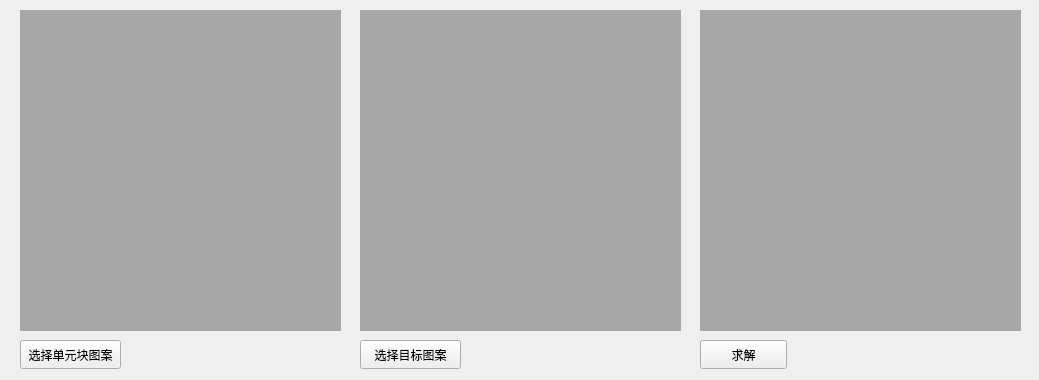
<?xml version="1.0" encoding="UTF-8"?>
<ui version="4.0">
 <class>MainWindow</class>
 <widget class="QMainWindow" name="MainWindow">
  <property name="geometry">
   <rect>
    <x>0</x>
    <y>0</y>
    <width>1039</width>
    <height>380</height>
   </rect>
  </property>
  <property name="windowTitle">
   <string>TpuzzleSolver</string>
  </property>
  <widget class="QWidget" name="centralWidget">
   <widget class="QLabel" name="label_unitsImg">
    <property name="geometry">
     <rect>
      <x>20</x>
      <y>10</y>
      <width>321</width>
      <height>321</height>
     </rect>
    </property>
    <property name="styleSheet">
     <string notr="true">background-color: rgb(167, 167, 167);</string>
    </property>
    <property name="text">
     <string/>
    </property>
   </widget>
   <widget class="QLabel" name="label_dstImg">
    <property name="geometry">
     <rect>
      <x>360</x>
      <y>10</y>
      <width>321</width>
      <height>321</height>
     </rect>
    </property>
    <property name="styleSheet">
     <string notr="true">background-color: rgb(167, 167, 167);</string>
    </property>
    <property name="text">
     <string/>
    </property>
   </widget>
   <widget class="QPushButton" name="pushButton_chooseUnitsImg">
    <property name="geometry">
     <rect>
      <x>20</x>
      <y>340</y>
      <width>101</width>
      <height>29</height>
     </rect>
    </property>
    <property name="text">
     <string>选择单元块图案</string>
    </property>
   </widget>
   <widget class="QLabel" name="label_resultImg">
    <property name="geometry">
     <rect>
      <x>700</x>
      <y>10</y>
      <width>321</width>
      <height>321</height>
     </rect>
    </property>
    <property name="styleSheet">
     <string notr="true">background-color: rgb(167, 167, 167);</string>
    </property>
    <property name="text">
     <string/>
    </property>
   </widget>
   <widget class="QPushButton" name="pushButton_chooseDstImg">
    <property name="geometry">
     <rect>
      <x>360</x>
      <y>340</y>
      <width>101</width>
      <height>29</height>
     </rect>
    </property>
    <property name="text">
     <string>选择目标图案</string>
    </property>
   </widget>
   <widget class="QPushButton" name="pushButton_solve">
    <property name="geometry">
     <rect>
      <x>700</x>
      <y>340</y>
      <width>87</width>
      <height>29</height>
     </rect>
    </property>
    <property name="text">
     <string>求解</string>
    </property>
   </widget>
  </widget>
 </widget>
 <layoutdefault spacing="6" margin="11"/>
 <resources/>
 <connections/>
</ui>
